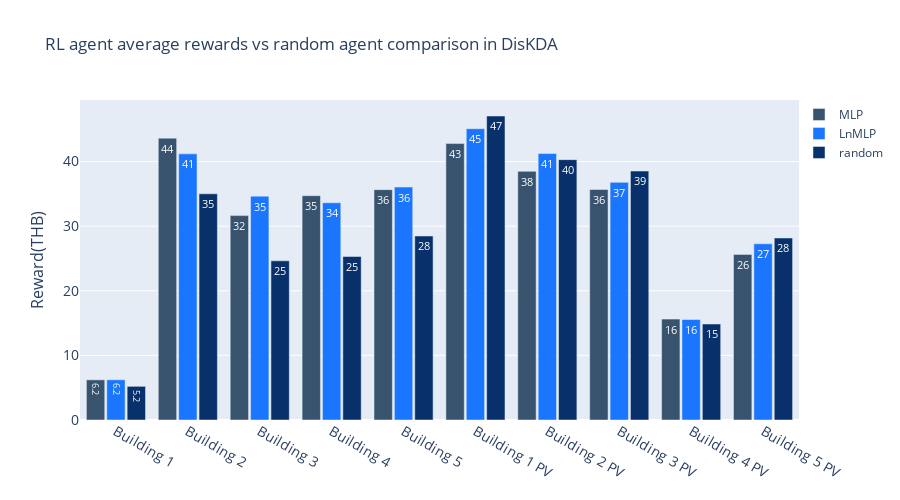

Write notebook code for a chart like this one.
### Code cell
import plotly.graph_objects as go

player=['Building 1','Building 2','Building 3','Building 4','Building 5','Building 1 PV','Building 2 PV','Building 3 PV','Building 4 PV','Building 5 PV']

fig = go.Figure()
fig.add_trace(go.Bar(x=player,
                y=MLP_rewards_means,
                text=MLP_rewards_means,
                name='MLP',
                marker_color='rgb(55, 83, 109)'
                ))
fig.add_trace(go.Bar(x=player,
                y=lnMLP_rewards_means,
                text=lnMLP_rewards_means,
                name='LnMLP',
                marker_color='rgb(26, 118, 255)'
                ))

fig.add_trace(go.Bar(x=player,
                y=random_rewards_means,
                text=random_rewards_means,
                name='random',
                marker_color='rgb(8,48,107)'
                ))


fig.update_layout(
    height=500,
    title='RL agent average rewards vs random agent comparison in DisKDA',
    xaxis_tickfont_size=14,
    yaxis=dict(
        title='Reward(THB)',
        titlefont_size=16,
        tickfont_size=14,
    ),
    legend=dict(
        x=1.0,
        y=1.0,
        bgcolor='rgba(255, 255, 255, 0)',
        bordercolor='rgba(255, 255, 255, 0)'
    ),
    barmode='group',
    bargap=0.15, # gap between bars of adjacent location coordinates.
    bargroupgap=0.1 # gap between bars of the same location coordinate.
)

fig.update_traces(texttemplate='%{text:.2s}', textposition='inside')

fig.show()

### Figure 1 — Plotly figure (JSON) as saved in the notebook; plotly's stock layout.template omitted (floating-point values rounded to 4 significant figures)
{"data": [{"marker": {"color": "rgb(55, 83, 109)"}, "name": "MLP", "text": [6.214, 43.62, 31.64, 34.72, 35.66, 42.79, 38.49, 35.68, 15.62, 25.63], "textposition": "inside", "texttemplate": "%{text:.2s}", "type": "bar", "x": ["Building 1", "Building 2", "Building 3", "Building 4", "Building 5", "Building 1 PV", "Building 2 PV", "Building 3 PV", "Building 4 PV", "Building 5 PV"], "y": [6.214, 43.62, 31.64, 34.72, 35.66, 42.79, 38.49, 35.68, 15.62, 25.63]}, {"marker": {"color": "rgb(26, 118, 255)"}, "name": "LnMLP", "text": [6.225, 41.2, 34.65, 33.62, 36.06, 45.09, 41.24, 36.78, 15.55, 27.28], "textposition": "inside", "texttemplate": "%{text:.2s}", "type": "bar", "x": ["Building 1", "Building 2", "Building 3", "Building 4", "Building 5", "Building 1 PV", "Building 2 PV", "Building 3 PV", "Building 4 PV", "Building 5 PV"], "y": [6.225, 41.2, 34.65, 33.62, 36.06, 45.09, 41.24, 36.78, 15.55, 27.28]}, {"marker": {"color": "rgb(8,48,107)"}, "name": "random", "text": [5.21, 35.01, 24.63, 25.31, 28.48, 47.05, 40.3, 38.54, 14.86, 28.17], "textposition": "inside", "texttemplate": "%{text:.2s}", "type": "bar", "x": ["Building 1", "Building 2", "Building 3", "Building 4", "Building 5", "Building 1 PV", "Building 2 PV", "Building 3 PV", "Building 4 PV", "Building 5 PV"], "y": [5.21, 35.01, 24.63, 25.31, 28.48, 47.05, 40.3, 38.54, 14.86, 28.17]}], "layout": {"bargap": 0.15, "bargroupgap": 0.1, "barmode": "group", "height": 500, "legend": {"bgcolor": "rgba(255, 255, 255, 0)", "bordercolor": "rgba(255, 255, 255, 0)", "x": 1, "y": 1}, "title": {"text": "RL agent average rewards vs random agent comparison in DisKDA"}, "xaxis": {"tickfont": {"size": 14}}, "yaxis": {"tickfont": {"size": 14}, "title": {"font": {"size": 16}, "text": "Reward(THB)"}}}}
